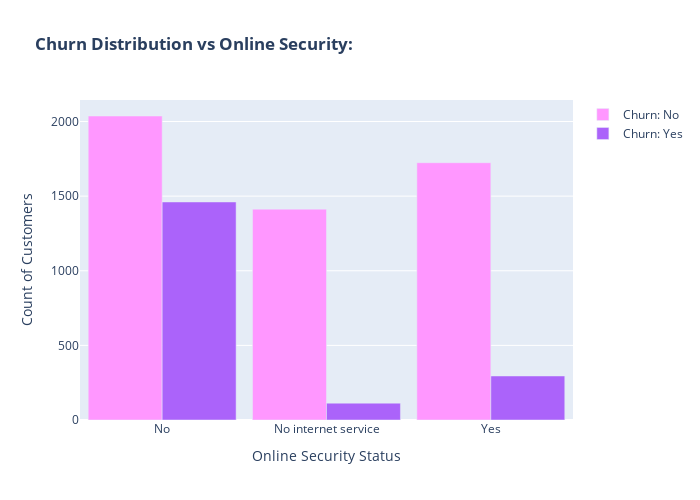

Notebook cell for this chart:
### Markdown cell above
This might hint at lower monthly charges having the customers stay for longer periods. Customers with the highest monthly charges have some of the highest attrition rates.

### Code cell
#We now use a grouped bar chart to understand the relation between the presence of online security and churn rates:
import plotly.graph_objects as go
security_churn_counts = customer_churn.groupby(['OnlineSecurity', 'Churn']).size().unstack(fill_value=0)
fig = go.Figure()

for churn_status, color in zip(security_churn_counts.columns, ["#FF97FF", "#AB63FA"]): 
    fig.add_trace(go.Bar(x=security_churn_counts.index,y=security_churn_counts[churn_status],name=f"Churn: {churn_status}",marker_color=color))

fig.update_layout(barmode='group',title='<b>Churn Distribution vs Online Security:</b>',xaxis_title='Online Security Status',yaxis_title='Count of Customers',width=700,height=500,bargap=0.1)
fig.show()

### Figure 1 — Plotly figure (JSON) as saved in the notebook; plotly's stock layout.template omitted (floating-point values rounded to 4 significant figures)
{"data": [{"marker": {"color": "#FF97FF"}, "name": "Churn: No", "type": "bar", "x": ["No", "No internet service", "Yes"], "y": [2037, 1413, 1724]}, {"marker": {"color": "#AB63FA"}, "name": "Churn: Yes", "type": "bar", "x": ["No", "No internet service", "Yes"], "y": [1461, 113, 295]}], "layout": {"bargap": 0.1, "barmode": "group", "height": 500, "title": {"text": "<b>Churn Distribution vs Online Security:</b>"}, "width": 700, "xaxis": {"title": {"text": "Online Security Status"}}, "yaxis": {"title": {"text": "Count of Customers"}}}}
